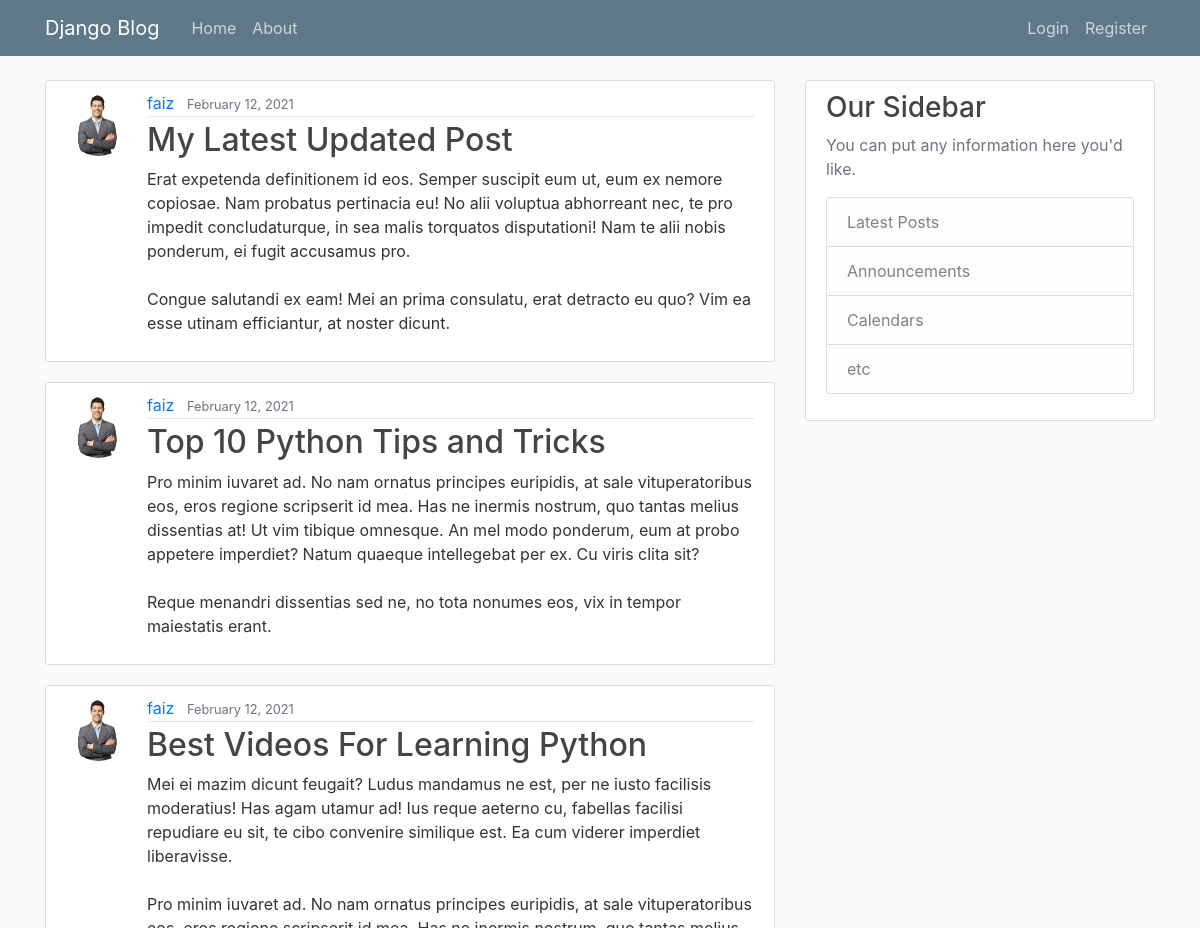
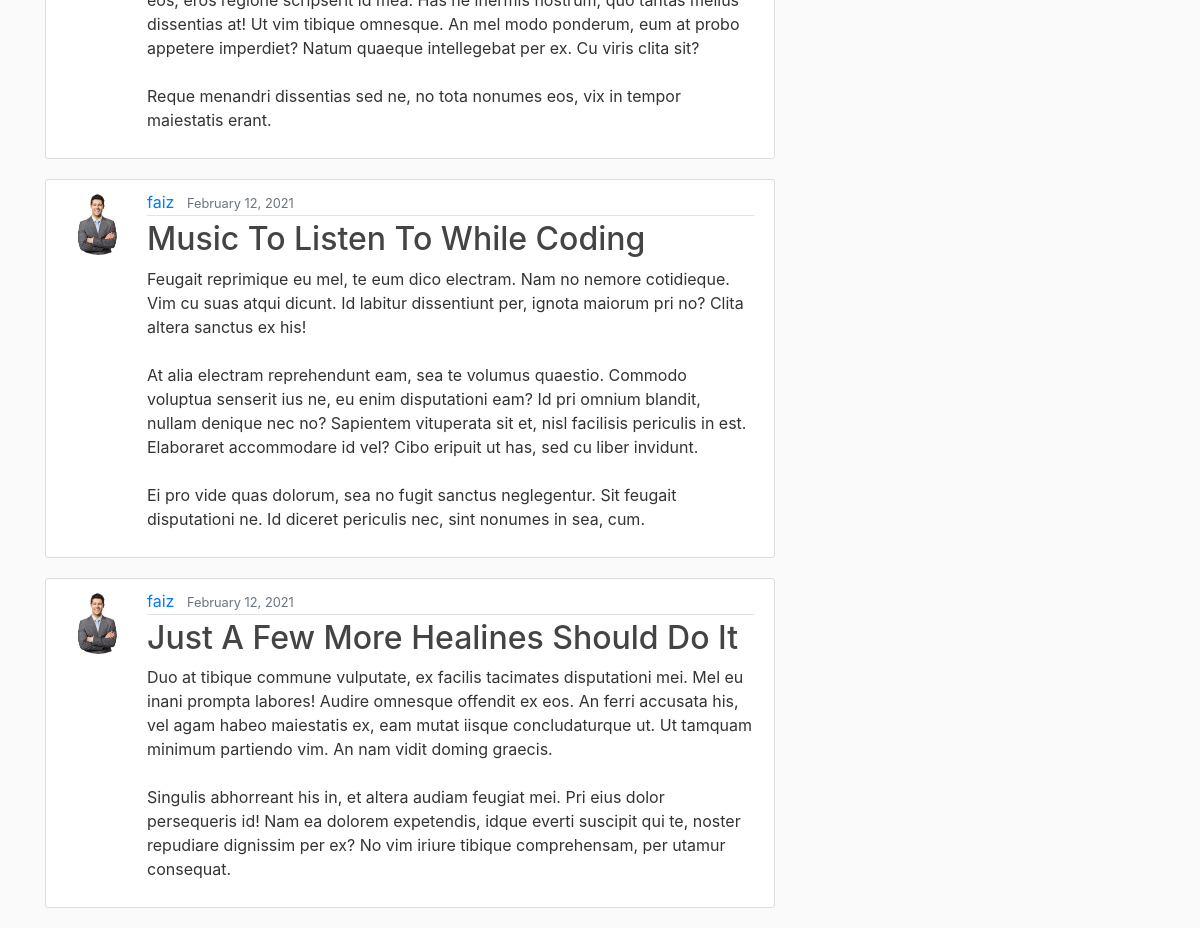
The page / on the database its author committed (2 pictures, top to bottom).
### blog/models.py (models this page shows, shortened)
class Post(models.Model):
    title = models.CharField(max_length=100)
    content=models.TextField()
    date = models.DateTimeField(default=timezone.now)
    author = models.ForeignKey(User, on_delete=models.CASCADE)

### users/models.py (models this page shows, shortened)
class Profile(models.Model):
    user = models.OneToOneField(User, on_delete=models.CASCADE)
    image = models.ImageField(default='default.jpg', upload_to='profile_pics')

### blog/views.py (the view)
# urls.py: path('', PostListView.as_view(), name='blog-home'),
class PostListView(ListView):
    model= Post
    template_name = 'blog/home.html'
    context_object_name= 'posts'
    ordering = ['-date']
    paginate_by = 5

### blog/templates/blog/home.html
{% extends "blog/base.html" %}
{% block content %}
    {% for post in posts %}
        <article class="media content-section">
            <img class='rounded-circle article-img' src="{{ post.author.profile.image.url }}">
            <div class="media-body">
            <div class="article-metadata">
                <a class="mr-2" href="#">{{ post.author }}</a>
                <small class="text-muted">{{ post.date|date:"F d, Y"}}</small>
            </div>
            <h2><a class="article-title" href="{% url 'post-detail' post.id %}">{{ post.title }}</a></h2>
            <p class="article-content">{{ post.content }}</p>
            </div>
        </article>
    {% endfor %}
{% endblock content %}

### blog/static/blog/main.css (style rules this page uses)
body { background: #fafafa; color: #333333; margin-top: 5rem; }
h1, h2, h3, h4, h5, h6 { color: #444444; }
.content-section { background: #ffffff; padding: 10px 20px; border: 1px solid #dddddd; border-radius: 3px; margin-bottom: 20px; }
.article-title { color: #444444; }
.article-content { white-space: pre-line; }
.article-img { height: 65px; width: 65px; margin-right: 16px; }
.article-metadata { padding-bottom: 1px; margin-bottom: 4px; border-bottom: 1px solid #e3e3e3 }

### rows shown on the page
Post: author.profile.image (picture), author "faiz", date "February 12, 2021", title "My Latest Updated Post", content "Erat expetenda definitionem id eos. Semper suscipit eum ut, eum ex nemore copiosae. Nam probatus pertinacia eu! No alii voluptua abhorreant nec, te pro impedit concludaturque, in sea malis torquatos disputationi! Nam te alii nobis ponderum, ei fugit accusamus pro. Congue salutandi ex eam! Mei an prima consulatu, erat detracto eu quo? Vim ea esse utinam efficiantur, at noster dicunt."
Post: author.profile.image (picture), author "faiz", date "February 12, 2021", title "Top 10 Python Tips and Tricks", content "Pro minim iuvaret ad. No nam ornatus principes euripidis, at sale vituperatoribus eos, eros regione scripserit id mea. Has ne inermis nostrum, quo tantas melius dissentias at! Ut vim tibique omnesque. An mel modo ponderum, eum at probo appetere imperdiet? Natum quaeque intellegebat per ex. Cu viris clita sit? Reque menandri dissentias sed ne, no tota nonumes eos, vix in tempor maiestatis erant."
Post: author.profile.image (picture), author "faiz", date "February 12, 2021", title "Best Videos For Learning Python", content "Mei ei mazim dicunt feugait? Ludus mandamus ne est, per ne iusto facilisis moderatius! Has agam utamur ad! Ius reque aeterno cu, fabellas facilisi repudiare eu sit, te cibo convenire similique est. Ea cum viderer imperdiet liberavisse. Pro minim iuvaret ad. No nam ornatus principes euripidis, at sale vituperatoribus eos, eros regione scripserit id mea. Has ne inermis nostrum, quo tantas melius dissentias at! Ut vim tibique omnesque. An mel modo ponderum, eum at probo appetere imperdiet? Natum quaeque intellegebat per ex. Cu viris clita sit? Reque menandri dissentias sed ne, no tota nonumes eos, vix in tempor maiestatis erant."
Post: author.profile.image (picture), author "faiz", date "February 12, 2021", title "Music To Listen To While Coding", content "Feugait reprimique eu mel, te eum dico electram. Nam no nemore cotidieque. Vim cu suas atqui dicunt. Id labitur dissentiunt per, ignota maiorum pri no? Clita altera sanctus ex his! At alia electram reprehendunt eam, sea te volumus quaestio. Commodo voluptua senserit ius ne, eu enim disputationi eam? Id pri omnium blandit, nullam denique nec no? Sapientem vituperata sit et, nisl facilisis periculis in est. Elaboraret accommodare id vel? Cibo eripuit ut has, sed cu liber invidunt. Ei pro vide quas dolorum, sea no fugit sanctus neglegentur. Sit feugait disputationi ne. Id diceret periculis nec, sint nonumes in sea, cum."
Post: author.profile.image (picture), author "faiz", date "February 12, 2021", title "Just A Few More Healines Should Do It", content "Duo at tibique commune vulputate, ex facilis tacimates disputationi mei. Mel eu inani prompta labores! Audire omnesque offendit ex eos. An ferri accusata his, vel agam habeo maiestatis ex, eam mutat iisque concludaturque ut. Ut tamquam minimum partiendo vim. An nam vidit doming graecis. Singulis abhorreant his in, et altera audiam feugiat mei. Pri eius dolor persequeris id! Nam ea dolorem expetendis, idque everti suscipit qui te, noster repudiare dignissim per ex? No vim iriure tibique comprehensam, per utamur consequat."
